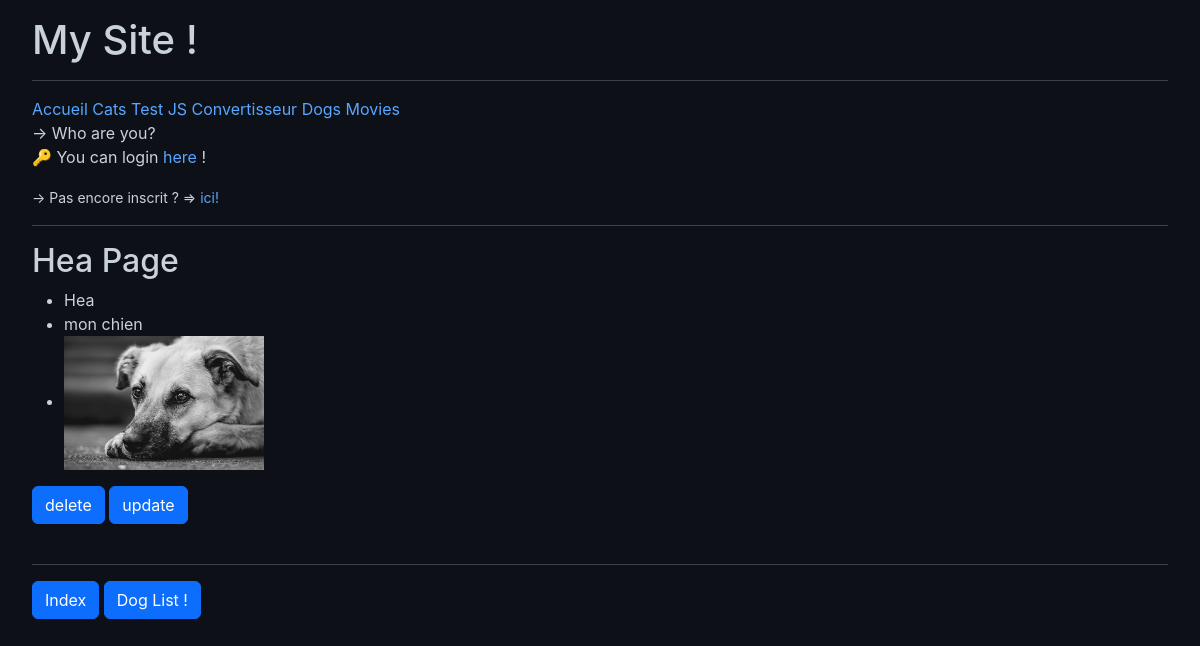
Page /dogs/detail/5/ on the committed database.
### dogs/models.py (models this page shows)
class Dog(models.Model):
    name = models.CharField(max_length=50)
    description = models.CharField(max_length=400)
    image = models.ImageField(upload_to='dogs_images/')
    def __str__(self):
        return self.name

### dogs/views.py (the view)
# urls.py: path('detail/<int:pk>/', views.DogDetail.as_view(), name='dog_detail'),
class DogDetail(DetailView):
    model = Dog
    context_object_name = 'dog'

### dogs/templates/dogs/dog_detail.html
{% extends 'home/base.html' %}
{% block content %}
<h2>{{dog}} Page </h2>
<ul>
    <li>
        {{dog.name}}
    </li>
    <li>
        {{dog.description}}
    </li>
    <li>
        <img src="{{dog.image.url}}" alt="dog.name" width="200">
    </li>
</ul>
<a href="{% url 'dogs:dog_delete' dog.id %}" class="btn btn-primary">delete</a>
<a href="{% url 'dogs:dog_update' dog.id %}" class="btn btn-primary">update</a>
<br><br>
<hr>
<a href="{% url 'dogs:index' %}" class="btn btn-primary">Index</a>
<a href="{% url 'dogs:dog_list' %}" class="btn btn-primary">Dog List !</a>
{% endblock content %}

### home/static/home/styles.css (style rules this page uses)
body { background-color: #0d1117; color: #c9d1d9; font-family: -apple-system, BlinkMacSystemFont, "Segoe UI", sans-serif; margin: 0; padding: 1rem 2rem; }
a { color: #58a6ff; text-decoration: none; }

### rows in the picture
Dog: name "Hea", description "mon chien", image (picture)
